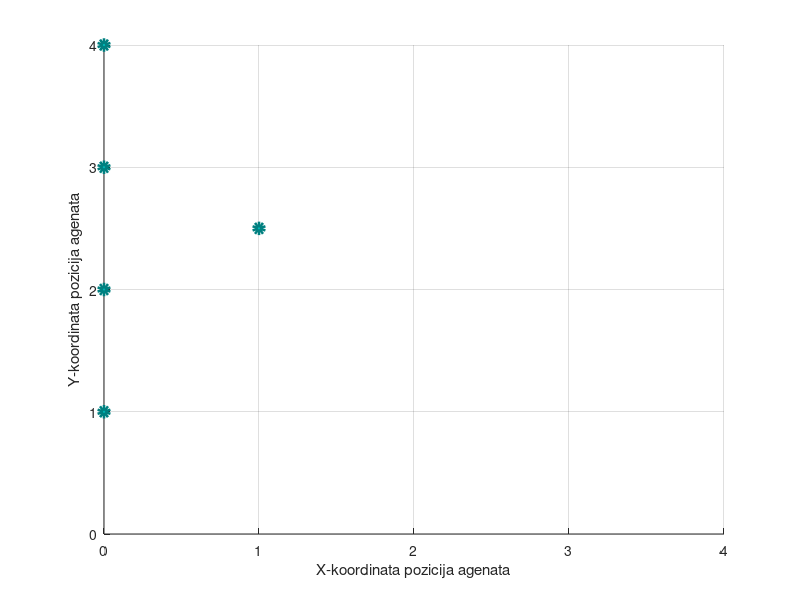

This chart was generated by the following MATLAB code:
n=5;
%adjacency matrix
A_0 = zeros(n,n);

wanted = 0;
wanted = [0.1564 0.9877];

pr = 1;

%incijalizacija pozicija
speed=zeros(3,n);

r_0=1;
X_0 = zeros(1,n);
Y_0 = zeros(1,n);
Z_0 = zeros(1,n);

pos_0=zeros(3,n);

%set_param('model1/Brzina', 'Data', mat2str(speed));
%set_param('model1/Integrator_brzine', 'InitialCondition', mat2str([Xo; Yo; Zo]));

%stvaranje matrice pozicije
    pos_0=[0 0 0 0 1; 
           4 3 2 1 2.5 ;
           0 0 0 0 0 ];

%napraviti A iz pocetnih pozicija
    for i = 1:n
        for j = 1:n
        %odredivanje udaljenosti izmedju musula - prvo x, y, pa z
        distance_0 = sqrt((pos_0(1,i)-pos_0(1,j))^2 + (pos_0(2,i)-pos_0(2,j))^2+(pos_0(3,i)-pos_0(3,j))^2);
        
        %provjera mogu li komunicirati
        if distance_0 < r_0
            
                %element ne komunicira sam sa sobom
                if i == j
                    A_0(i,j) = 0;
                else
                    A_0(i,j) = 1;
                end
                        
        else
                A_0(i,j) = 0;
        
        end
        end
    end
    
%initialization of trust values
zeta_0 = zeros(n,n);
for i = 1 : n
    for j = 1 : n
        if i == j
            zeta_0(i,j) = 1;        %initial trust regarding themselves
        elseif A_0(i,j) == 1
            zeta_0(i,j) = 0.1;      %initial trust regarding their neighbours
        end
    end
end

%adaptation gain
K = 0.02;   

%initialization of confidence value and delta value
sigma_0 = zeros(n,n);
c = zeros(n,n);

if (n==5) 
    sigma_0 = [ 0    0.7   0.4    0.6    0.5       
                1     0    1    0.8    1
                0.8    0.5   0   1.4   1
                0.9     0.2    1    0    0.4 
                0.3    0.4   1    0.2    0];
            
    c = [ 0   0.2   0.7   0.8   0.9 ; 
         0.8   0   0.4  0.3   1 ;
          0.7   0.2   0  0.6  1 ;
          0.9    0.7   0.4  0   0.4 ;
          0.1   0.2  0.4  0.3   0 ];
else
  for i=1:n 
    delta = roundn(rand(),-1);
    for j=1:n
        if A(j,i) == 1
            sigma_0(j,i) = roundn(rand(),-1);    
            c(j,i) = delta;
        end
    end
  end   
end


%adaptation ON/OFF
adapt = 1;

%check a spanning tree
deg = diag(sum(A_0,2));
L = deg - A_0;
row_sum = sum (L,2);

%V - full matrix whose columns are the corresponding eigenvectors
%D - diagonal matrix D of eigenvalues
[V, D] = eig(L);
D = diag(D);
D = floor(D);

number = size((find(D == 0)),1);     %number of eigenvalues = 0
if (number == 1)
    pr = round(L * V(:,find(D==0)));
end

%%PLOTANJE POZICIJA AGENATA
scatter(pos_0(1,:), pos_0(2,:), 'filled', 'MarkerEdgeColor',[0 .5 .5],...
              'MarkerFaceColor',[0 .7 .7],...
              'LineWidth',4)
xlim([0 4])
ylim([0 4])
ylabel('Y-koordinata pozicija agenata')
xlabel('X-koordinata pozicija agenata')
grid on


